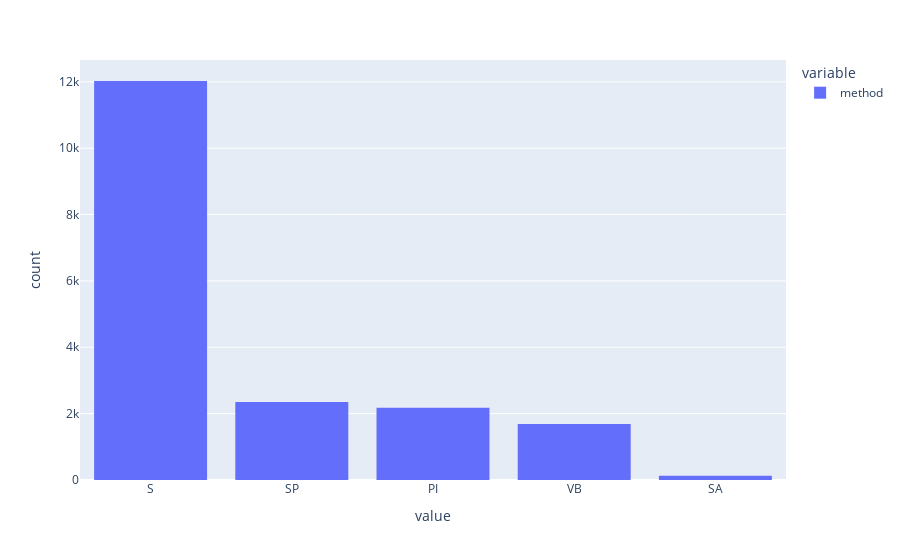

Notebook code for this chart:
### Markdown cell above
## method

### Code cell
train['method'].hist()

### Figure 1 — Plotly figure (JSON) as saved in the notebook; plotly's stock layout.template omitted (floating-point values rounded to 4 significant figures; data arrays with more than 128 entries replaced by an {"elided": "..."} marker saying what was removed)
{"data": [{"alignmentgroup": "True", "bingroup": "x", "hovertemplate": "variable=method<br>value=%{x}<br>count=%{y}<extra></extra>", "legendgroup": "method", "marker": {"color": "#636efa", "pattern": {"shape": ""}}, "name": "method", "offsetgroup": "method", "orientation": "v", "showlegend": true, "x": {"elided": "18373 str values"}, "xaxis": "x", "yaxis": "y", "type": "histogram"}], "layout": {"xaxis": {"anchor": "y", "domain": [0.0, 1.0], "title": {"text": "value"}}, "yaxis": {"anchor": "x", "domain": [0.0, 1.0], "title": {"text": "count"}}, "legend": {"title": {"text": "variable"}, "tracegroupgap": 0}, "margin": {"t": 60}, "barmode": "relative"}}
